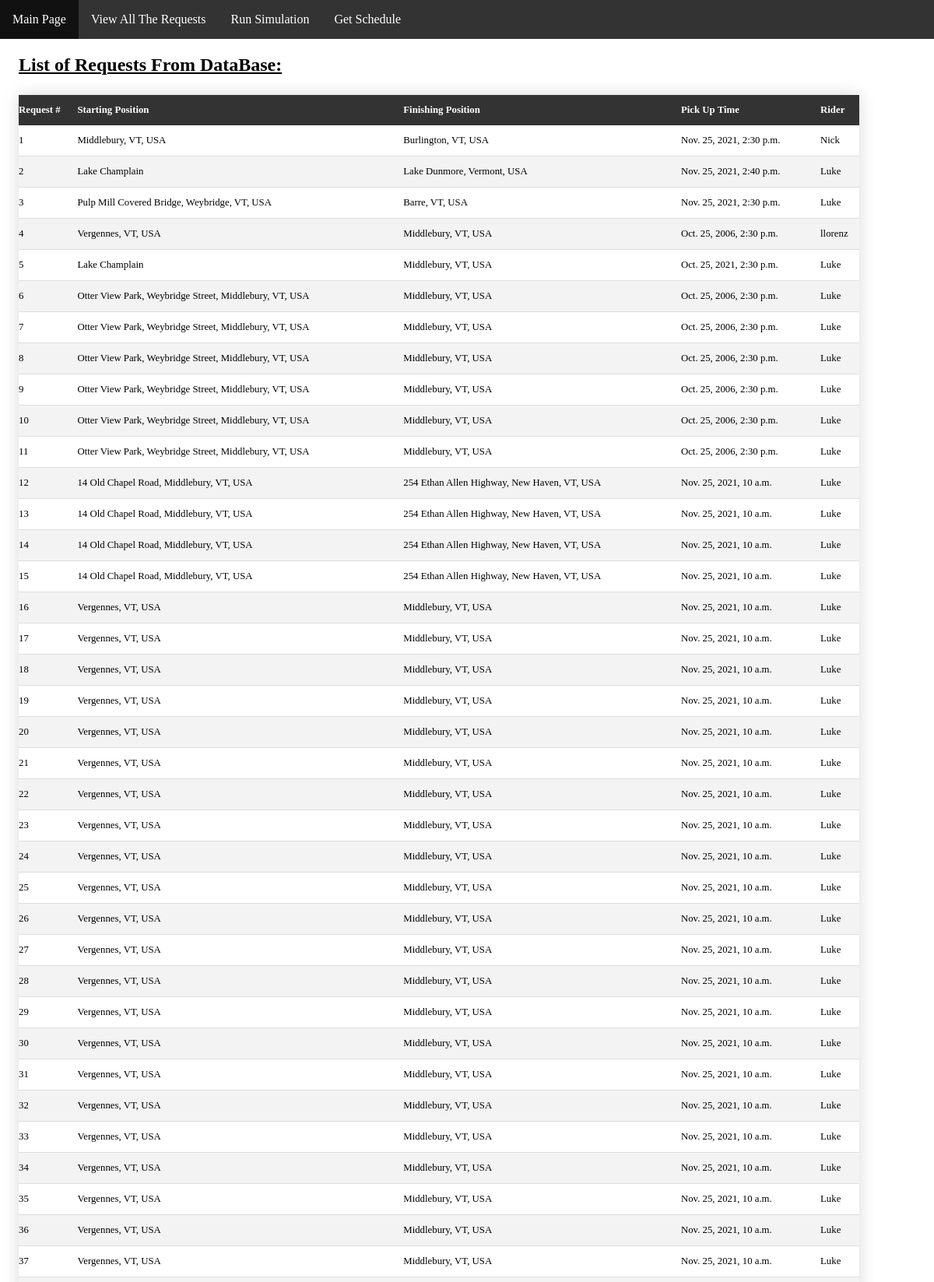
Page /website/RequestPage.html (upper part) on the committed database.
### website/models.py (models this page shows)
class Ride(models.Model):
    origin = models.CharField(max_length=64)
    destination = models.CharField(max_length=64)
    username = models.CharField(default="", max_length=64)
    time = models.DateTimeField(default=datetime.now,blank=True)

### website/views.py (the view)
# urls.py: path("RequestPage.html", views.requestPage, name="requestPage"),
def requestPage(request):
        return render(request, "website/RequestPage.html", {
            "Rides" : Ride.objects.all()
        })

### website/templates/website/RequestPage.html (shortened to what this page needs)
<!DOCTYPE html>
<html>
<head>
    {% load static %}
	<link rel="stylesheet" href="{% static 'DispatcherStyle.css'%}">
</head>
<body>
    <ul>
        <li><a href="MainPage.html">Main Page</a></li>
        <li><a href="RequestPage.html">View All The Requests</a></li>
        <li><a href="simulation.html">Run Simulation</a></li>
        <li><a href="#Arrange">Get Schedule</a></li>
      </ul>
    <h2>List of Requests From DataBase:</h2>
    <table class = "tableContent" id="table">
        <thead>
            <th>Request #</th>
            <th>Starting Position</th>
            <th>Finishing Position</th>
            <th>Pick Up Time</th>
            <th>Rider</th>
        </thead>
        {% for Ride in Rides %}
    <tr>
        <td></td>
        <td>{{ Ride.origin }}</td>
        <td>{{ Ride.destination }}</td>
        <td>{{ Ride.time }}</td>
        <td>{{ Ride.username }}</td>
    </tr>
    {% endfor %}
    </table>
</body>
</html>

### website/static/DispatcherStyle.css (style rules this page uses)
body { width: 100%; height: 100%; margin: 0px; padding: 0px; overflow-x: hidden; }
ul { list-style-type: none; margin: 0; padding: 0; overflow: hidden; background-color: #333333; }
li { float: left; }
li a { display: block; color: white; text-align: center; padding: 16px; text-decoration: none; }

### website/templates/website/RequestPage.html (style rules this page uses)
.tableContent { width: 90%; margin:25px 0; margin-left: 2%; border-collapse:collapse; font-family: "Monaco"; font-size: 0.8em; min-width: 400px; box-shadow: 0 0 20px rgba(0, 0, 0, 0.15); }
.tableContent th, .tableContent td { text-align: left; padding: 12px 0px; }
.tableContent tbody tr { border-bottom: 1px solid #dddddd; }
.tableContent tbody tr:nth-of-type(even) { background-color: #f3f3f3; }
h2 { margin-left: 2%; font-family: "Monaco"; text-decoration: underline; }

### rows in the picture
Ride: origin "Middlebury, VT, USA", destination "Burlington, VT, USA", time "Nov. 25, 2021, 2:30 p.m.", username "Nick"
Ride: origin "Lake Champlain", destination "Lake Dunmore, Vermont, USA", time "Nov. 25, 2021, 2:40 p.m.", username "Luke"
Ride: origin "Pulp Mill Covered Bridge, Weybridge, VT, USA", destination "Barre, VT, USA", time "Nov. 25, 2021, 2:30 p.m.", username "Luke"
Ride: origin "Vergennes, VT, USA", destination "Middlebury, VT, USA", time "Oct. 25, 2006, 2:30 p.m.", username "llorenz"
Ride: origin "Lake Champlain", destination "Middlebury, VT, USA", time "Oct. 25, 2021, 2:30 p.m.", username "Luke"
Ride: origin "Otter View Park, Weybridge Street, Middlebury, VT, USA", destination "Middlebury, VT, USA", time "Oct. 25, 2006, 2:30 p.m.", username "Luke"
Ride: origin "Otter View Park, Weybridge Street, Middlebury, VT, USA", destination "Middlebury, VT, USA", time "Oct. 25, 2006, 2:30 p.m.", username "Luke"
Ride: origin "Otter View Park, Weybridge Street, Middlebury, VT, USA", destination "Middlebury, VT, USA", time "Oct. 25, 2006, 2:30 p.m.", username "Luke"
Ride: origin "Otter View Park, Weybridge Street, Middlebury, VT, USA", destination "Middlebury, VT, USA", time "Oct. 25, 2006, 2:30 p.m.", username "Luke"
Ride: origin "Otter View Park, Weybridge Street, Middlebury, VT, USA", destination "Middlebury, VT, USA", time "Oct. 25, 2006, 2:30 p.m.", username "Luke"
Ride: origin "Otter View Park, Weybridge Street, Middlebury, VT, USA", destination "Middlebury, VT, USA", time "Oct. 25, 2006, 2:30 p.m.", username "Luke"
Ride: origin "14 Old Chapel Road, Middlebury, VT, USA", destination "254 Ethan Allen Highway, New Haven, VT, USA", time "Nov. 25, 2021, 10 a.m.", username "Luke"
Ride: origin "14 Old Chapel Road, Middlebury, VT, USA", destination "254 Ethan Allen Highway, New Haven, VT, USA", time "Nov. 25, 2021, 10 a.m.", username "Luke"
Ride: origin "14 Old Chapel Road, Middlebury, VT, USA", destination "254 Ethan Allen Highway, New Haven, VT, USA", time "Nov. 25, 2021, 10 a.m.", username "Luke"
Ride: origin "14 Old Chapel Road, Middlebury, VT, USA", destination "254 Ethan Allen Highway, New Haven, VT, USA", time "Nov. 25, 2021, 10 a.m.", username "Luke"
Ride: origin "Vergennes, VT, USA", destination "Middlebury, VT, USA", time "Nov. 25, 2021, 10 a.m.", username "Luke"
Ride: origin "Vergennes, VT, USA", destination "Middlebury, VT, USA", time "Nov. 25, 2021, 10 a.m.", username "Luke"
Ride: origin "Vergennes, VT, USA", destination "Middlebury, VT, USA", time "Nov. 25, 2021, 10 a.m.", username "Luke"
Ride: origin "Vergennes, VT, USA", destination "Middlebury, VT, USA", time "Nov. 25, 2021, 10 a.m.", username "Luke"
Ride: origin "Vergennes, VT, USA", destination "Middlebury, VT, USA", time "Nov. 25, 2021, 10 a.m.", username "Luke"
Ride: origin "Vergennes, VT, USA", destination "Middlebury, VT, USA", time "Nov. 25, 2021, 10 a.m.", username "Luke"
Ride: origin "Vergennes, VT, USA", destination "Middlebury, VT, USA", time "Nov. 25, 2021, 10 a.m.", username "Luke"
Ride: origin "Vergennes, VT, USA", destination "Middlebury, VT, USA", time "Nov. 25, 2021, 10 a.m.", username "Luke"
Ride: origin "Vergennes, VT, USA", destination "Middlebury, VT, USA", time "Nov. 25, 2021, 10 a.m.", username "Luke"
Ride: origin "Vergennes, VT, USA", destination "Middlebury, VT, USA", time "Nov. 25, 2021, 10 a.m.", username "Luke"
Ride: origin "Vergennes, VT, USA", destination "Middlebury, VT, USA", time "Nov. 25, 2021, 10 a.m.", username "Luke"
Ride: origin "Vergennes, VT, USA", destination "Middlebury, VT, USA", time "Nov. 25, 2021, 10 a.m.", username "Luke"
Ride: origin "Vergennes, VT, USA", destination "Middlebury, VT, USA", time "Nov. 25, 2021, 10 a.m.", username "Luke"
Ride: origin "Vergennes, VT, USA", destination "Middlebury, VT, USA", time "Nov. 25, 2021, 10 a.m.", username "Luke"
Ride: origin "Vergennes, VT, USA", destination "Middlebury, VT, USA", time "Nov. 25, 2021, 10 a.m.", username "Luke"
Ride: origin "Vergennes, VT, USA", destination "Middlebury, VT, USA", time "Nov. 25, 2021, 10 a.m.", username "Luke"
Ride: origin "Vergennes, VT, USA", destination "Middlebury, VT, USA", time "Nov. 25, 2021, 10 a.m.", username "Luke"
Ride: origin "Vergennes, VT, USA", destination "Middlebury, VT, USA", time "Nov. 25, 2021, 10 a.m.", username "Luke"
Ride: origin "Vergennes, VT, USA", destination "Middlebury, VT, USA", time "Nov. 25, 2021, 10 a.m.", username "Luke"
Ride: origin "Vergennes, VT, USA", destination "Middlebury, VT, USA", time "Nov. 25, 2021, 10 a.m.", username "Luke"
Ride: origin "Vergennes, VT, USA", destination "Middlebury, VT, USA", time "Nov. 25, 2021, 10 a.m.", username "Luke"
Ride: origin "Vergennes, VT, USA", destination "Middlebury, VT, USA", time "Nov. 25, 2021, 10 a.m.", username "Luke"
